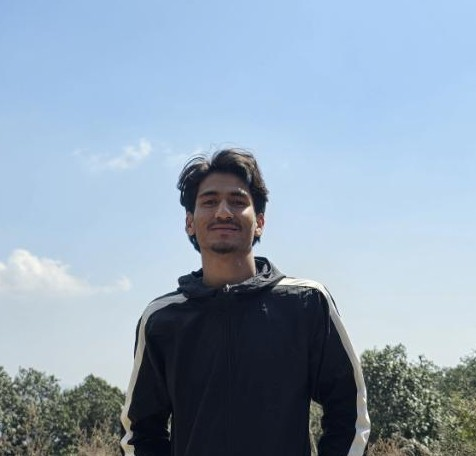
#> input picture semester-5/ip/lab/img/prakash.jpg, 476 x 456 px
$ jupyter execute 'Lab 9 - Histogram Equalization.ipynb'
#> lines starting #> are read from the running program, lines starting #| are printed output that depends on the picture
# Theory

Histogram equalization is a technique used to enhance the contrast of grayscale images by redistributing the intensity values. The goal is to obtain a uniform histogram where all intensity levels are equally probable. This is achieved by applying a transformation function based on the cumulative distribution function (CDF) of the image's histogram.

Given an input image with intensity levels $r$ and its probability distribution $p_r(r)$, the transformation function is:

$$
s = T(r) = (L-1) \int_0^r p_r(w) \, dw
$$

where $L$ is the number of possible intensity levels (typically 256 for 8-bit images).

[cell 1]
import numpy as np
from PIL import Image
import matplotlib.pyplot as plt

[cell 2]
def histogram_equalization(input_image):
  # resizing image
  img = input_image.resize((400,400), Image.Resampling.LANCZOS)
  # convert our image into a numpy array
  img = np.asarray(img)

  # put pixels in a 1D array by flattening out img array
  flat = img.flatten()

  # show the histogram
  #plt.hist(flat, bins=256)

  histogram = np.zeros(256)
  # loop through pixels and sum up counts of pixels
  for pixel in flat:
    histogram[pixel] += 1

  #plt.plot(histogram)

  a = iter(histogram)
  b = [next(a)]
  for i in a:
    b.append(b[-1] + i)

  cs = np.array(b)

  # numerator & denomenator
  nj = (cs - cs.min()) * 255
  N = cs.max() - cs.min()

  # re-normalize the cumsum
  cs = nj / N

  # cast it back to uint8 since we can't use floating point values in images
  cs = cs.astype('uint8')


  # get the value from cumulative sum for every index in flat, and set that as img_new
  img_new = cs[flat]


  # put array back into original shape since we flattened it
  img_new = np.reshape(img_new, img.shape)

  # set up side-by-side image display
  fig = plt.figure()
  fig.set_figheight(15)
  fig.set_figwidth(15)

  fig.add_subplot(2,2,1)
  plt.imshow(img, cmap='gray')

  #histogram of initial image
  fig.add_subplot(2,2,2)
  plt.hist(flat, bins=50)

  # display the new image
  fig.add_subplot(2,2,3)
  plt.imshow(img_new, cmap='gray')

  #histogram of final image
  fig.add_subplot(2,2,4)
  plt.hist(cs, bins=50)

  plt.show(block=True)

[cell 3]
# reading image and converting to gray scale
img = Image.open('img/prakash.jpg').convert('L')
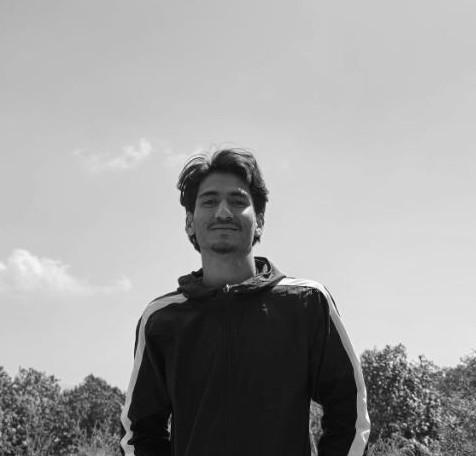
#> img: PIL image 476x456 L; min 1, max 255, mean 159.2
#Calling the histogram equalization function
histogram_equalization(img)
#> in histogram_equalization, `img = input_image.resize((400,400), Image.Resampling.LANCZOS)`:
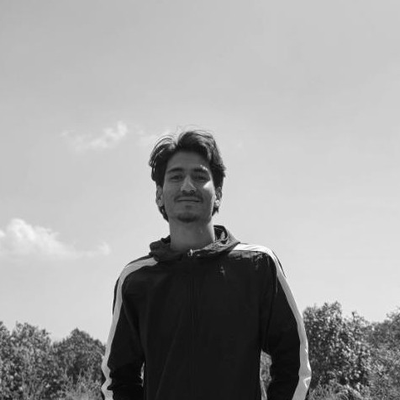
#> img: PIL image 400x400 L; min 0, max 255, mean 159.2
#> the loop in histogram_equalization, `for pixel in flat:` made 160000 passes
#> pixel on passes 1 to 3: 176, 176, 176
#> after the loop in histogram_equalization, `for pixel in flat:`: histogram = 256 values, max 8209 at index 201, min 1 at index 0, mean 625
#> in histogram_equalization, `b = [next(a)]`: b = [1]
#> the loop in histogram_equalization, `for i in a:` made 255 passes
#> i on passes 1, 3, 4: 2, 1, 11
#> after the loop in histogram_equalization, `for i in a:`: b = 256 values from 1 to 160000
#> in histogram_equalization, `nj = (cs - cs.min()) * 255`: nj = 256 values from 0 to 40799745
#> in histogram_equalization, `N = cs.max() - cs.min()`: N = 159999
#> in histogram_equalization, `cs = nj / N`: cs = 256 values from 0 to 255
#> in histogram_equalization, `img_new = np.reshape(img_new, img.shape)`:
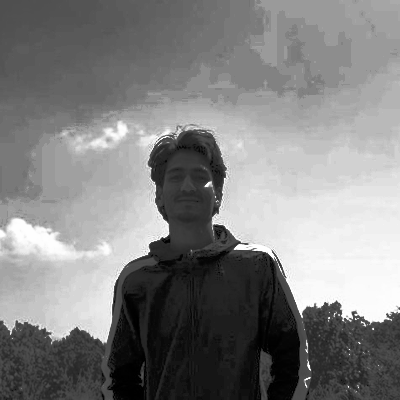
#> img_new: shape (400, 400); min 0, max 255, mean 129
#> in histogram_equalization, `plt.show(block=True)`:
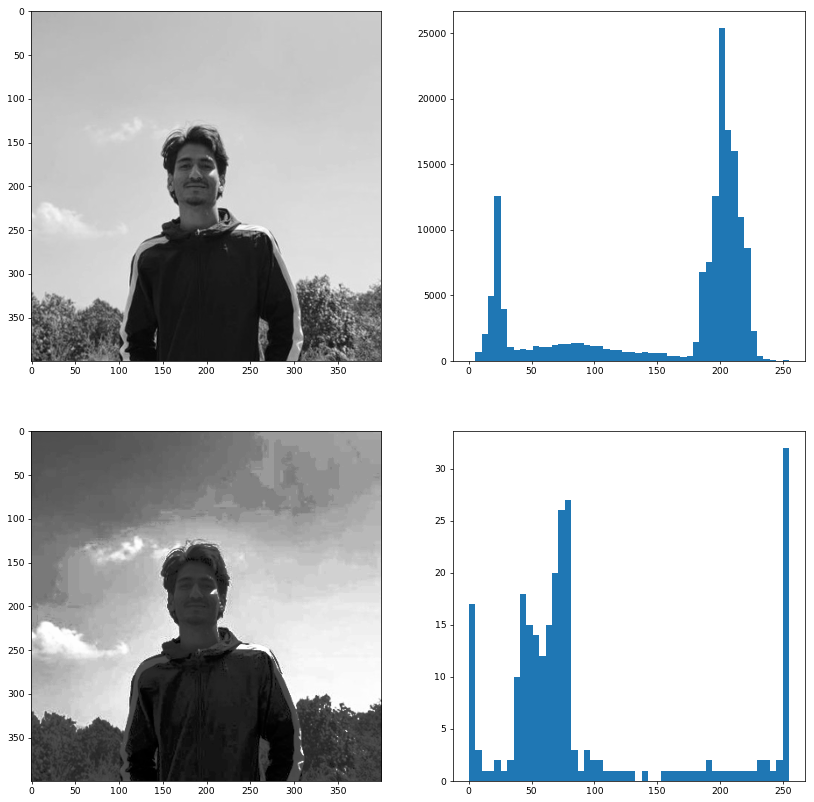
#> figure drawn by matplotlib, 4 panels; panel 2: tallest bar 25423 high, from x = 198.9 to 204; panel 4: tallest bar 32 high, from x = 249.9 to 255
